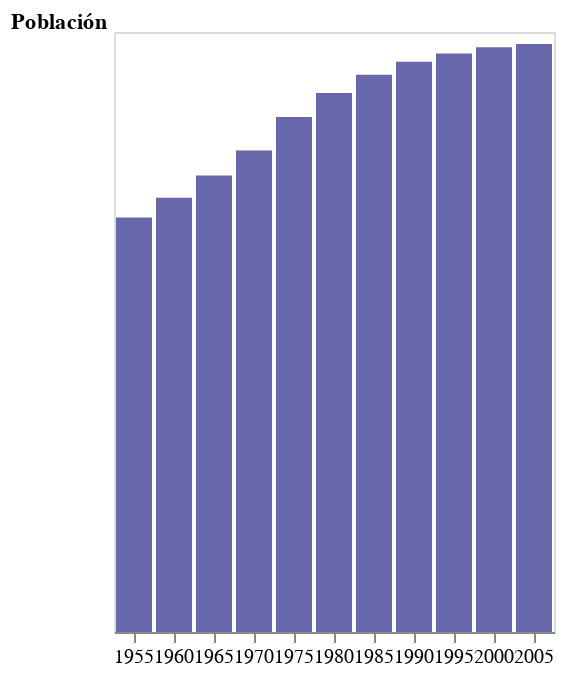

Notebook code cell kept with this figure:
### Code cell
poblacion

### Figure 1 — Vega-Lite specification as saved in the notebook (floating-point values rounded to 4 significant figures)
{"config": {"view": {"continuousWidth": 400, "continuousHeight": 300}}, "data": {"name": "data-0748c25dac0b24bdc68cdc4d27a7bb65"}, "mark": {"type": "bar", "color": "#6867AC"}, "encoding": {"x": {"axis": {"labelAngle": 0}, "field": "year", "title": "", "type": "ordinal"}, "y": {"axis": {"domain": false, "grid": false, "labels": false, "ticks": false, "titleAnchor": "end", "titleAngle": 0}, "field": "pop", "title": "Población", "type": "quantitative"}}, "$schema": "https://vega.github.io/schema/vega-lite/v4.17.0.json", "datasets": {"data-0748c25dac0b24bdc68cdc4d27a7bb65": [{"year": 1955, "country": "Japan", "cluster": 4, "pop": 89815060, "life_expect": 65.5, "fertility": 2.08}, {"year": 1960, "country": "Japan", "cluster": 4, "pop": 94091638, "life_expect": 68.73, "fertility": 2.02}, {"year": 1965, "country": "Japan", "cluster": 4, "pop": 98882534, "life_expect": 71.43, "fertility": 2.0}, {"year": 1970, "country": "Japan", "cluster": 4, "pop": 104344973, "life_expect": 73.42, "fertility": 2.07}, {"year": 1975, "country": "Japan", "cluster": 4, "pop": 111573116, "life_expect": 75.38, "fertility": 1.81}, {"year": 1980, "country": "Japan", "cluster": 4, "pop": 116807309, "life_expect": 77.11, "fertility": 1.76}, {"year": 1985, "country": "Japan", "cluster": 4, "pop": 120754335, "life_expect": 78.67, "fertility": 1.66}, {"year": 1990, "country": "Japan", "cluster": 4, "pop": 123537399, "life_expect": 79.36, "fertility": 1.49}, {"year": 1995, "country": "Japan", "cluster": 4, "pop": 125341354, "life_expect": 80.69, "fertility": 1.39}, {"year": 2000, "country": "Japan", "cluster": 4, "pop": 126699784, "life_expect": 82.0, "fertility": 1.291}, {"year": 2005, "country": "Japan", "cluster": 4, "pop": 127417244, "life_expect": 82.6, "fertility": 1.27}]}}
